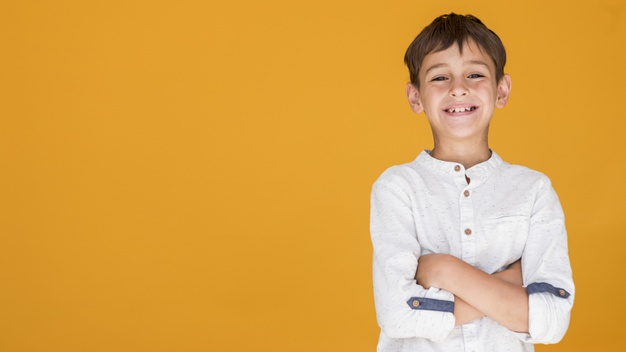
#> input picture MyFirstProjectOpenCV/boy.jpg, 626 x 352 px, found by its file name
$ python 'cropp image.py'
#> lines starting #> are read from the running program, lines starting #| are printed output that depends on the picture
import cv2
print("Package Imported")
import numpy as np #when we want to call funtion we just write np.'the name of the funcion'


#defining the path of the image
path = r'C:\Users\EngSa\OneDrive\Desktop\MyGithub\Path3\MyFirstProjectOpenCV\boy.jpg'
#Reading the image
img = cv2.imread(path)
#> img is the input picture: shape (352, 626, 3); mean B, G, R 74.6, 163.3, 218.5
#show the image
cv2.imshow("kid", img)
#we want to cropp the image by using matrix factionallity--definging the starting/ending point of the width and height-the height first then the width
imgCropped = img[0:200, 200:500]
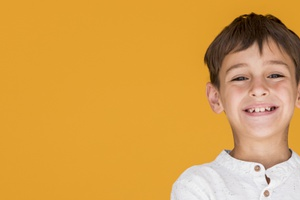
#> imgCropped: shape (200, 300, 3); mean B, G, R 72.8, 159.2, 215.2
#show the cropped image
cv2.imshow("Cropped image", imgCropped)
#waiting...! for both of the two image
cv2.waitKey(0)
